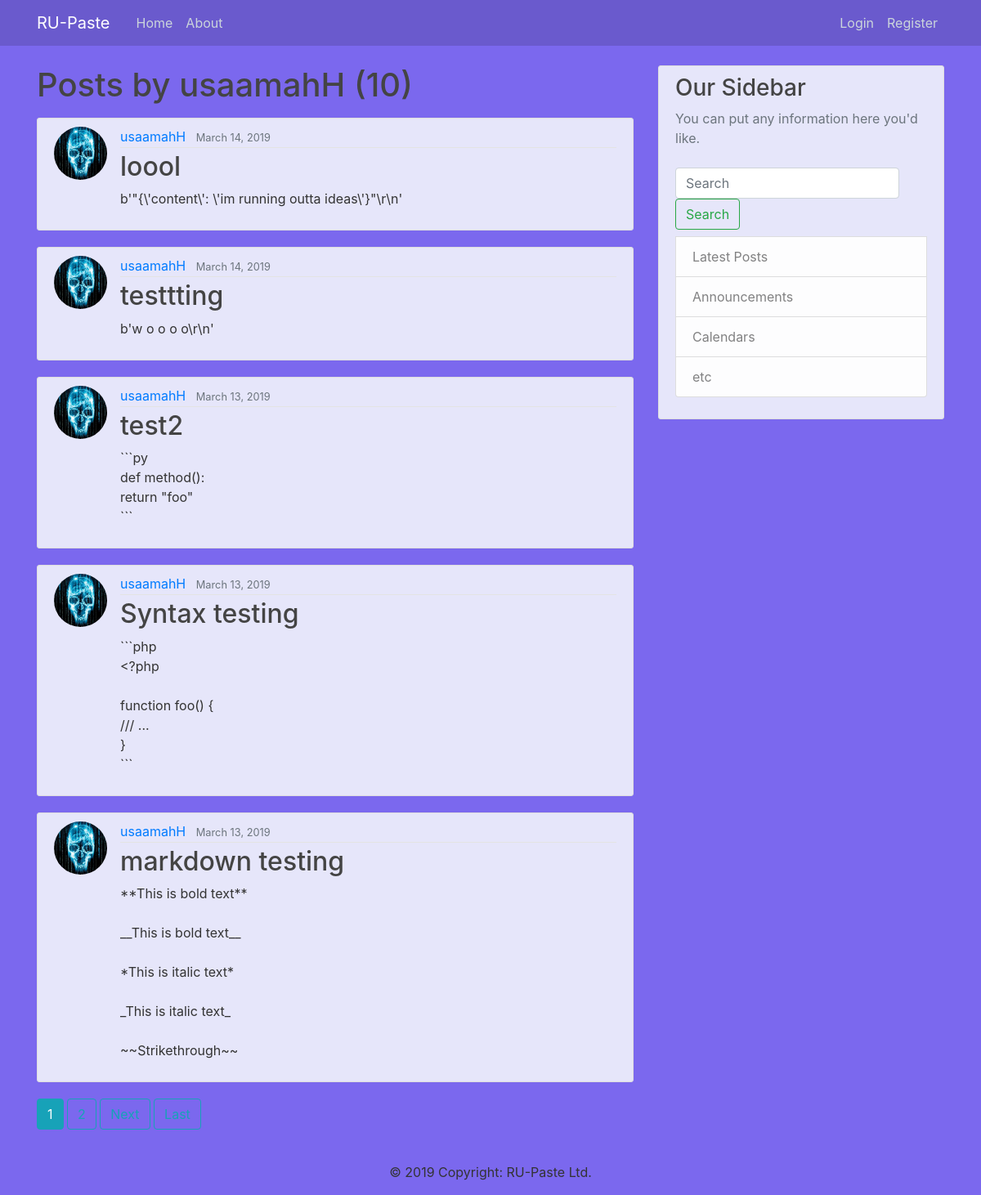
/user/usaamahH, run on an earlier commit of the app's database.
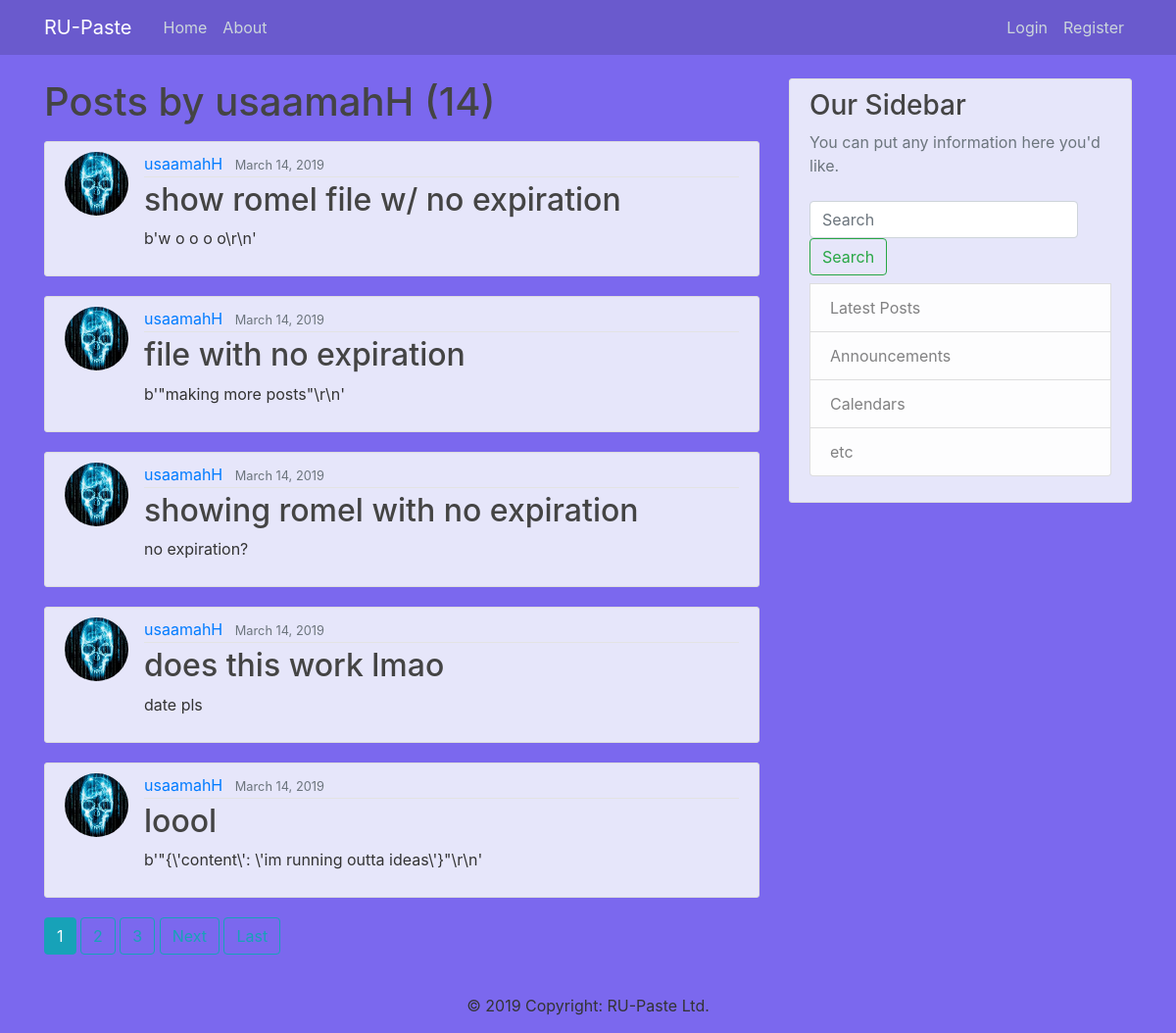
And on a later commit of the database.
### blog/models.py (models this page shows, shortened)
class Post(models.Model):
    title = models.CharField(max_length=100)
    content = models.TextField()
    date_posted = models.DateTimeField(default=timezone.now)
    date_expired = models.DateTimeField( blank=True, null=True)
    private = models.BooleanField(default=False)
    author = models.ForeignKey(User, on_delete=models.CASCADE)

### users/models.py (models this page shows, shortened)
class Profile(models.Model):
    user = models.OneToOneField(User, on_delete=models.CASCADE)
    image = models.ImageField(default='default.jpg', upload_to='profile_pics')

### blog/views.py (the view)
# urls.py: path('user/<str:username>', UserPostListView.as_view(), name='user-posts'),
class UserPostListView(ListView):
    model = Post
    template_name= 'blog/user_posts.html'
    context_object_name = 'posts'
    paginate_by = 5
    def get_queryset(self):
        user = get_object_or_404(User, username=self.kwargs.get('username'))
        if self.request.user == user:
            return Post.objects.filter(Q(author=user)).order_by('-date_posted')
        return Post.objects.filter(Q(author=user)&Q(private=0)).order_by('-date_posted')

### blog/templates/blog/user_posts.html (shortened to what this page needs)
{% extends "blog/base.html" %}
{% block content %}
  <h1 class="mb-3">Posts by {{ view.kwargs.username }} ({{ page_obj.paginator.count }}) </h1>
    {% for post in posts %}
        <article class="media content-section">
          <img class="rounded-circle article-img" src="{{ post.author.profile.image.url }}">
          <div class="media-body">
            <div class="article-metadata">
              <a class="mr-2" href="{% url 'user-posts' post.author.username %}">{{ post.author }}</a>
              <small class="text-muted">{{ post.date_posted|date:"F d, Y" }}</small>
            </div>
            <h2><a class="article-title" href="{% url 'post-detail' post.id %}">{{ post.title }}</a></h2>
            <p class="article-content">{{ post.content }}</p>
          </div>
        </article>
    {% endfor %}
    {% if is_paginated %}
      {% for num in page_obj.paginator.page_range %}
        {% if page_obj.number == num %}
          <a class="btn btn-info mb-4" href="?page={{ num }}">{{ num }}</a>
        {% elif num > page_obj.number|add:'-3'  and num < page_obj.number|add:'3' %}
          <a class="btn btn-outline-info mb-4" href="?page={{ num }} ">{{ num }}</a>
        {%  endif %}
      {% endfor %}
      {% if page_obj.has_next %}
        <a class="btn btn-outline-info mb-4" href="?page={{ page_obj.next_page_number }}">Next</a>
        <a class="btn btn-outline-info mb-4" href="?page={{ page_obj.paginator.num_pages }}">Last</a>
      {% endif %}
    {% endif %}
{% endblock content%}

What changed in the data, as far as the page shows it:
no longer on this page (row unchanged): Post: author.profile.image (picture), author "usaamahH", date_posted "March 14, 2019", title "testtting", content "b'w o o o o\\r\\n'"
no longer on this page (row unchanged): Post: author.profile.image (picture), author "usaamahH", date_posted "March 13, 2019", title "test2", content "```py def method(): return \"foo\" ```"
no longer on this page (row unchanged): Post: author.profile.image (picture), author "usaamahH", date_posted "March 13, 2019", title "Syntax testing", content "```php <?php function foo() { /// ... } ```"
no longer on this page (row unchanged): Post: author.profile.image (picture), author "usaamahH", date_posted "March 13, 2019", title "markdown testing", content "**This is bold text** __This is bold text__ *This is italic text* _This is italic text_ ~~Strikethrough~~"
added Post: author.profile.image (picture), author "usaamahH", date_posted "March 14, 2019", title "show romel file w/ no expiration", content "b'w o o o o\\r\\n'"
added Post: author.profile.image (picture), author "usaamahH", date_posted "March 14, 2019", title "file with no expiration", content "b'\"making more posts\"\\r\\n'"
added Post: author.profile.image (picture), author "usaamahH", date_posted "March 14, 2019", title "showing romel with no expiration", content "no expiration?"
added Post: author.profile.image (picture), author "usaamahH", date_posted "March 14, 2019", title "does this work lmao", content "date pls"
Also different on the page:
{{ page_obj.paginator.count }}: "10" → "14"
